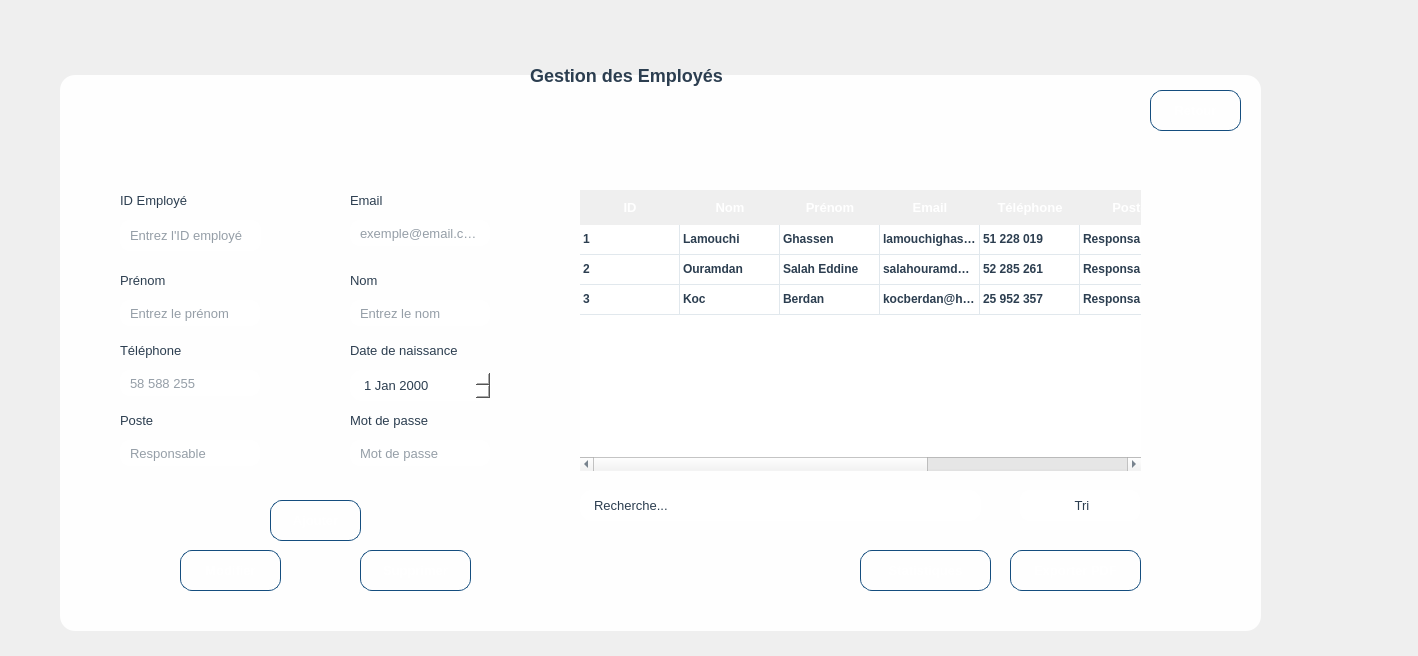
<?xml version="1.0" encoding="UTF-8"?>
<ui version="4.0">
 <class>employe</class>
 <widget class="QWidget" name="employe">
  <property name="geometry">
   <rect>
    <x>0</x>
    <y>0</y>
    <width>1418</width>
    <height>656</height>
   </rect>
  </property>
  <property name="windowTitle">
   <string>gestion des employés</string>
  </property>
  <property name="styleSheet">
   <string notr="true">QWidget {
    background: qlineargradient(x1:0, y1:0, x2:1, y2:1,
        stop:0 #f0f2f5, stop:1 #e1e8ed);
    color: #2c3e50;
    font-family: 'Segoe UI', Arial, sans-serif;
    font-size: 13px;
}</string>
  </property>
  <widget class="QLabel" name="label">
   <property name="geometry">
    <rect>
     <x>0</x>
     <y>-10</y>
     <width>111</width>
     <height>91</height>
    </rect>
   </property>
   <property name="text">
    <string/>
   </property>
   <property name="pixmap">
    <pixmap>:/Downloads/554337631_1437269814008871_8043664467412301076_n.png</pixmap>
   </property>
   <property name="scaledContents">
    <bool>true</bool>
   </property>
  </widget>
  <widget class="QGroupBox" name="gestion">
   <property name="geometry">
    <rect>
     <x>60</x>
     <y>60</y>
     <width>1201</width>
     <height>571</height>
    </rect>
   </property>
   <property name="styleSheet">
    <string notr="true">QGroupBox {
    font-weight: bold;
    font-size: 16px;
    color: #2c3e50;
    border: 3px solid qlineargradient(x1:0, y1:0, x2:1, y2:0,
        stop:0 #43cea2, stop:1 #185a9d);
    border-radius: 15px;
    margin-top: 15px;
    padding-top: 15px;
    background: rgba(255, 255, 255, 0.95);
}

QGroupBox::title {
    subcontrol-origin: margin;
    left: 15px;
    padding: 0 8px 0 8px;
    background: white;
    color: #2c3e50;
    font-weight: bold;
    font-size: 16px;
}
</string>
   </property>
   <property name="title">
    <string/>
   </property>
   <widget class="QLabel" name="label_2">
    <property name="geometry">
     <rect>
      <x>60</x>
      <y>130</y>
      <width>71</width>
      <height>20</height>
     </rect>
    </property>
    <property name="text">
     <string>ID Employé</string>
    </property>
   </widget>
   <widget class="QLineEdit" name="lineEdit">
    <property name="geometry">
     <rect>
      <x>60</x>
      <y>160</y>
      <width>141</width>
      <height>31</height>
     </rect>
    </property>
    <property name="styleSheet">
     <string notr="true">QLineEdit {
    border: 2px solid qlineargradient(x1:0, y1:0, x2:1, y2:0,
        stop:0 #43cea2, stop:1 #185a9d);
    border-radius: 10px;
    padding: 4px 8px;
    background: white;
    color: #2c3e50;
    min-width: 120px;
    max-width: 200px;
    height: 24px;
    selection-background-color: #43cea2;
    selection-color: white;
}

/* Focus */
QLineEdit:focus {
    border: 2px solid qlineargradient(x1:0, y1:0, x2:1, y2:0,
        stop:0 #ff4b1f, stop:1 #ffc837);
    box-shadow: 0 0 4px rgba(255, 107, 53, 0.6);
}

/* Hover */
QLineEdit:hover {
    border: 2px solid #43cea2;
    box-shadow: 0 0 4px rgba(67, 206, 162, 0.6);
}

/* Placeholder text */
QLineEdit[placeholderText]:empty {
    color: #95a5a6;
}
</string>
    </property>
    <property name="placeholderText">
     <string>Entrez l'ID employé</string>
    </property>
   </widget>
   <widget class="QLabel" name="label_3">
    <property name="geometry">
     <rect>
      <x>290</x>
      <y>210</y>
      <width>63</width>
      <height>20</height>
     </rect>
    </property>
    <property name="text">
     <string>Nom</string>
    </property>
   </widget>
   <widget class="QLineEdit" name="lineEdit_2">
    <property name="geometry">
     <rect>
      <x>290</x>
      <y>240</y>
      <width>140</width>
      <height>26</height>
     </rect>
    </property>
    <property name="styleSheet">
     <string notr="true">QLineEdit {
    border: 2px solid qlineargradient(x1:0, y1:0, x2:1, y2:0,
        stop:0 #43cea2, stop:1 #185a9d);
    border-radius: 10px;
    padding: 4px 8px;
    background: white;
    color: #2c3e50;
    min-width: 120px;
    max-width: 200px;
    height: 24px;
    selection-background-color: #43cea2;
    selection-color: white;
}

/* Focus */
QLineEdit:focus {
    border: 2px solid qlineargradient(x1:0, y1:0, x2:1, y2:0,
        stop:0 #ff4b1f, stop:1 #ffc837);
    box-shadow: 0 0 4px rgba(255, 107, 53, 0.6);
}

/* Hover */
QLineEdit:hover {
    border: 2px solid #43cea2;
    box-shadow: 0 0 4px rgba(67, 206, 162, 0.6);
}

/* Placeholder text */
QLineEdit[placeholderText]:empty {
    color: #95a5a6;
}
</string>
    </property>
    <property name="placeholderText">
     <string>Entrez le nom</string>
    </property>
   </widget>
   <widget class="QLabel" name="label_4">
    <property name="geometry">
     <rect>
      <x>60</x>
      <y>210</y>
      <width>63</width>
      <height>20</height>
     </rect>
    </property>
    <property name="text">
     <string>Prénom</string>
    </property>
   </widget>
   <widget class="QLineEdit" name="lineEdit_4">
    <property name="geometry">
     <rect>
      <x>60</x>
      <y>240</y>
      <width>140</width>
      <height>26</height>
     </rect>
    </property>
    <property name="styleSheet">
     <string notr="true">QLineEdit {
    border: 2px solid qlineargradient(x1:0, y1:0, x2:1, y2:0,
        stop:0 #43cea2, stop:1 #185a9d);
    border-radius: 10px;
    padding: 4px 8px;
    background: white;
    color: #2c3e50;
    min-width: 120px;
    max-width: 200px;
    height: 24px;
    selection-background-color: #43cea2;
    selection-color: white;
}

/* Focus */
QLineEdit:focus {
    border: 2px solid qlineargradient(x1:0, y1:0, x2:1, y2:0,
        stop:0 #ff4b1f, stop:1 #ffc837);
    box-shadow: 0 0 4px rgba(255, 107, 53, 0.6);
}

/* Hover */
QLineEdit:hover {
    border: 2px solid #43cea2;
    box-shadow: 0 0 4px rgba(67, 206, 162, 0.6);
}

/* Placeholder text */
QLineEdit[placeholderText]:empty {
    color: #95a5a6;
}
</string>
    </property>
    <property name="placeholderText">
     <string>Entrez le prénom</string>
    </property>
   </widget>
   <widget class="QLabel" name="label_5">
    <property name="geometry">
     <rect>
      <x>290</x>
      <y>280</y>
      <width>131</width>
      <height>20</height>
     </rect>
    </property>
    <property name="text">
     <string>Date de naissance</string>
    </property>
   </widget>
   <widget class="QLabel" name="label_6">
    <property name="geometry">
     <rect>
      <x>290</x>
      <y>130</y>
      <width>63</width>
      <height>20</height>
     </rect>
    </property>
    <property name="text">
     <string>Email</string>
    </property>
   </widget>
   <widget class="QLineEdit" name="lineEdit_7">
    <property name="geometry">
     <rect>
      <x>290</x>
      <y>160</y>
      <width>140</width>
      <height>26</height>
     </rect>
    </property>
    <property name="styleSheet">
     <string notr="true">QLineEdit {
    border: 2px solid qlineargradient(x1:0, y1:0, x2:1, y2:0,
        stop:0 #43cea2, stop:1 #185a9d);
    border-radius: 10px;
    padding: 4px 8px;
    background: white;
    color: #2c3e50;
    min-width: 120px;
    max-width: 200px;
    height: 24px;
    selection-background-color: #43cea2;
    selection-color: white;
}

/* Focus */
QLineEdit:focus {
    border: 2px solid qlineargradient(x1:0, y1:0, x2:1, y2:0,
        stop:0 #ff4b1f, stop:1 #ffc837);
    box-shadow: 0 0 4px rgba(255, 107, 53, 0.6);
}

/* Hover */
QLineEdit:hover {
    border: 2px solid #43cea2;
    box-shadow: 0 0 4px rgba(67, 206, 162, 0.6);
}

/* Placeholder text */
QLineEdit[placeholderText]:empty {
    color: #95a5a6;
}
</string>
    </property>
    <property name="placeholderText">
     <string>exemple@email.com</string>
    </property>
   </widget>
   <widget class="QLabel" name="label_7">
    <property name="geometry">
     <rect>
      <x>60</x>
      <y>280</y>
      <width>81</width>
      <height>21</height>
     </rect>
    </property>
    <property name="text">
     <string>Téléphone</string>
    </property>
   </widget>
   <widget class="QLineEdit" name="lineEdit_5">
    <property name="geometry">
     <rect>
      <x>60</x>
      <y>310</y>
      <width>140</width>
      <height>26</height>
     </rect>
    </property>
    <property name="styleSheet">
     <string notr="true">QLineEdit {
    border: 2px solid qlineargradient(x1:0, y1:0, x2:1, y2:0,
        stop:0 #43cea2, stop:1 #185a9d);
    border-radius: 10px;
    padding: 4px 8px;
    background: white;
    color: #2c3e50;
    min-width: 120px;
    max-width: 200px;
    height: 24px;
    selection-background-color: #43cea2;
    selection-color: white;
}

/* Focus */
QLineEdit:focus {
    border: 2px solid qlineargradient(x1:0, y1:0, x2:1, y2:0,
        stop:0 #ff4b1f, stop:1 #ffc837);
    box-shadow: 0 0 4px rgba(255, 107, 53, 0.6);
}

/* Hover */
QLineEdit:hover {
    border: 2px solid #43cea2;
    box-shadow: 0 0 4px rgba(67, 206, 162, 0.6);
}

/* Placeholder text */
QLineEdit[placeholderText]:empty {
    color: #95a5a6;
}
</string>
    </property>
    <property name="placeholderText">
     <string>58 588 255</string>
    </property>
   </widget>
   <widget class="QLabel" name="label_8">
    <property name="geometry">
     <rect>
      <x>60</x>
      <y>350</y>
      <width>63</width>
      <height>20</height>
     </rect>
    </property>
    <property name="text">
     <string>Poste</string>
    </property>
   </widget>
   <widget class="QLineEdit" name="lineEdit_6">
    <property name="geometry">
     <rect>
      <x>60</x>
      <y>380</y>
      <width>140</width>
      <height>26</height>
     </rect>
    </property>
    <property name="styleSheet">
     <string notr="true">QLineEdit {
    border: 2px solid qlineargradient(x1:0, y1:0, x2:1, y2:0,
        stop:0 #43cea2, stop:1 #185a9d);
    border-radius: 10px;
    padding: 4px 8px;
    background: white;
    color: #2c3e50;
    min-width: 120px;
    max-width: 200px;
    height: 24px;
    selection-background-color: #43cea2;
    selection-color: white;
}

/* Focus */
QLineEdit:focus {
    border: 2px solid qlineargradient(x1:0, y1:0, x2:1, y2:0,
        stop:0 #ff4b1f, stop:1 #ffc837);
    box-shadow: 0 0 4px rgba(255, 107, 53, 0.6);
}

/* Hover */
QLineEdit:hover {
    border: 2px solid #43cea2;
    box-shadow: 0 0 4px rgba(67, 206, 162, 0.6);
}

/* Placeholder text */
QLineEdit[placeholderText]:empty {
    color: #95a5a6;
}
</string>
    </property>
    <property name="placeholderText">
     <string>Responsable</string>
    </property>
   </widget>
   <widget class="QLabel" name="label_9">
    <property name="geometry">
     <rect>
      <x>290</x>
      <y>350</y>
      <width>81</width>
      <height>21</height>
     </rect>
    </property>
    <property name="text">
     <string>Mot de passe</string>
    </property>
   </widget>
   <widget class="QLineEdit" name="lineEdit_8">
    <property name="geometry">
     <rect>
      <x>290</x>
      <y>380</y>
      <width>140</width>
      <height>26</height>
     </rect>
    </property>
    <property name="styleSheet">
     <string notr="true">QLineEdit {
    border: 2px solid qlineargradient(x1:0, y1:0, x2:1, y2:0,
        stop:0 #43cea2, stop:1 #185a9d);
    border-radius: 10px;
    padding: 4px 8px;
    background: white;
    color: #2c3e50;
    min-width: 120px;
    max-width: 200px;
    height: 24px;
    selection-background-color: #43cea2;
    selection-color: white;
}

/* Focus */
QLineEdit:focus {
    border: 2px solid qlineargradient(x1:0, y1:0, x2:1, y2:0,
        stop:0 #ff4b1f, stop:1 #ffc837);
    box-shadow: 0 0 4px rgba(255, 107, 53, 0.6);
}

/* Hover */
QLineEdit:hover {
    border: 2px solid #43cea2;
    box-shadow: 0 0 4px rgba(67, 206, 162, 0.6);
}

/* Placeholder text */
QLineEdit[placeholderText]:empty {
    color: #95a5a6;
}
</string>
    </property>
    <property name="echoMode">
     <enum>QLineEdit::EchoMode::Password</enum>
    </property>
    <property name="placeholderText">
     <string>Mot de passe</string>
    </property>
   </widget>
   <widget class="QTableWidget" name="tableWidget">
    <property name="geometry">
     <rect>
      <x>520</x>
      <y>130</y>
      <width>561</width>
      <height>281</height>
     </rect>
    </property>
    <property name="styleSheet">
     <string notr="true">QTableWidget {
    background: white;
    border: 2px solid qlineargradient(x1:0, y1:0, x2:1, y2:0,
        stop:0 #43cea2, stop:1 #185a9d);
    border-radius: 12px;
    gridline-color: #e1e8ed;
    selection-background-color: #43cea2;
    selection-color: white;
    font-size: 12px;
    font-weight: 500;
}

/* En-têtes */
QHeaderView::section {
    background: qlineargradient(x1:0, y1:0, x2:1, y2:0,
        stop:0 #43cea2, stop:1 #185a9d);
    color: white;
    padding: 8px 12px;
    border: none;
    font-weight: bold;
    font-size: 13px;
    text-align: center;
}

/* Lignes alternées */
QTableWidget::item:alternate {
    background: #f8f9fa;
}

/* Hover sur les lignes */
QTableWidget::item:hover {
    background: #e3f2fd;
    color: #1976d2;
}

/* Sélection */
QTableWidget::item:selected {
    background: #43cea2;
    color: white;
}

/* Scrollbar */
QScrollBar:vertical {
    background: #f0f2f5;
    width: 12px;
    border-radius: 6px;
    margin: 0px;
}

QScrollBar::handle:vertical {
    background: #43cea2;
    border-radius: 6px;
    min-height: 20px;
}

QScrollBar::handle:vertical:hover {
    background: #185a9d;
}

QScrollBar::add-line:vertical, QScrollBar::sub-line:vertical {
    height: 0px;
}
</string>
    </property>
    <attribute name="horizontalHeaderVisible">
     <bool>true</bool>
    </attribute>
    <attribute name="verticalHeaderVisible">
     <bool>false</bool>
    </attribute>
    <row>
     <property name="text">
      <string>****</string>
     </property>
    </row>
    <row>
     <property name="text">
      <string>****</string>
     </property>
    </row>
    <row>
     <property name="text">
      <string>****</string>
     </property>
    </row>
    <column>
     <property name="text">
      <string>ID</string>
     </property>
    </column>
    <column>
     <property name="text">
      <string>Nom</string>
     </property>
    </column>
    <column>
     <property name="text">
      <string>Prénom</string>
     </property>
    </column>
    <column>
     <property name="text">
      <string>Email</string>
     </property>
    </column>
    <column>
     <property name="text">
      <string>Téléphone</string>
     </property>
    </column>
    <column>
     <property name="text">
      <string>Poste</string>
     </property>
    </column>
    <column>
     <property name="text">
      <string>Date de naissance</string>
     </property>
    </column>
    <column>
     <property name="text">
      <string>Mot de passe</string>
     </property>
    </column>
    <item row="0" column="0">
     <property name="text">
      <string>1</string>
     </property>
    </item>
    <item row="0" column="1">
     <property name="text">
      <string>Lamouchi </string>
     </property>
    </item>
    <item row="0" column="2">
     <property name="text">
      <string>Ghassen</string>
     </property>
    </item>
    <item row="0" column="3">
     <property name="text">
      <string>lamouchighassen@gmail.com</string>
     </property>
    </item>
    <item row="0" column="4">
     <property name="text">
      <string>51 228 019</string>
     </property>
    </item>
    <item row="0" column="5">
     <property name="text">
      <string>Responsable</string>
     </property>
    </item>
    <item row="0" column="6">
     <property name="text">
      <string>13/02/2003</string>
     </property>
    </item>
    <item row="0" column="7">
     <property name="text">
      <string>*********</string>
     </property>
    </item>
    <item row="1" column="0">
     <property name="text">
      <string>2</string>
     </property>
    </item>
    <item row="1" column="1">
     <property name="text">
      <string>Ouramdan</string>
     </property>
    </item>
    <item row="1" column="2">
     <property name="text">
      <string>Salah Eddine</string>
     </property>
    </item>
    <item row="1" column="3">
     <property name="text">
      <string>salahouramdan@outlook.fr</string>
     </property>
    </item>
    <item row="1" column="4">
     <property name="text">
      <string>52 285 261</string>
     </property>
    </item>
    <item row="1" column="5">
     <property name="text">
      <string>Responsable</string>
     </property>
    </item>
    <item row="1" column="6">
     <property name="text">
      <string>23/10/1999</string>
     </property>
    </item>
    <item row="1" column="7">
     <property name="text">
      <string>*********</string>
     </property>
    </item>
    <item row="2" column="0">
     <property name="text">
      <string>3</string>
     </property>
    </item>
    <item row="2" column="1">
     <property name="text">
      <string>Koc</string>
     </property>
    </item>
    <item row="2" column="2">
     <property name="text">
      <string>Berdan</string>
     </property>
    </item>
    <item row="2" column="3">
     <property name="text">
      <string>kocberdan@hotmail.fr</string>
     </property>
    </item>
    <item row="2" column="4">
     <property name="text">
      <string>25 952 357</string>
     </property>
    </item>
    <item row="2" column="5">
     <property name="text">
      <string>Responsable</string>
     </property>
    </item>
    <item row="2" column="6">
     <property name="text">
      <string>31/12/1999</string>
     </property>
    </item>
    <item row="2" column="7">
     <property name="text">
      <string>*********</string>
     </property>
    </item>
   </widget>
   <widget class="QLabel" name="label_10">
    <property name="geometry">
     <rect>
      <x>470</x>
      <y>0</y>
      <width>201</width>
      <height>31</height>
     </rect>
    </property>
    <property name="styleSheet">
     <string notr="true">QLabel {
    color: #2c3e50;
    font-size: 18px;
    font-weight: bold;
    background: transparent;
    border: none;
    padding: 0px;
}</string>
    </property>
    <property name="text">
     <string>Gestion des Employés</string>
    </property>
   </widget>
   <widget class="QPushButton" name="BretourEmploye">
    <property name="geometry">
     <rect>
      <x>1090</x>
      <y>30</y>
      <width>91</width>
      <height>41</height>
     </rect>
    </property>
    <property name="styleSheet">
     <string notr="true">QPushButton {
    background: qlineargradient(x1:0, y1:0, x2:1, y2:0,
        stop:0 #43cea2,
        stop:1 #185a9d
    );
    color: white;
    border-radius: 12px;
    padding: 10px 22px;
    font-weight: bold;
    border: 1px solid #144d7e;
}

/* Hover : dégradé de rouges uniquement */
QPushButton:hover {
    background: qlineargradient(x1:0, y1:0, x2:1, y2:0,
        stop:0 #ff0000,   /* rouge vif */
        stop:0.5 #cc0000, /* rouge moyen */
        stop:1 #990000    /* rouge foncé */
    );
    border: 1px solid #800000; /* bordure assortie au dégradé */
    color: white;               /* texte reste blanc */
}</string>
    </property>
    <property name="text">
     <string>Retour</string>
    </property>
   </widget>
   <widget class="QPushButton" name="pushButton_11">
    <property name="geometry">
     <rect>
      <x>120</x>
      <y>490</y>
      <width>101</width>
      <height>41</height>
     </rect>
    </property>
    <property name="styleSheet">
     <string notr="true">QPushButton {
    background: qlineargradient(x1:0, y1:0, x2:1, y2:0,
        stop:0 #43cea2,
        stop:1 #185a9d
    );
    color: white;
    border-radius: 12px;
    padding: 10px 22px;
    font-weight: bold;
    border: 1px solid #144d7e;
}

QPushButton:hover {
    background: qlineargradient(x1:0, y1:0, x2:1, y2:0,
        stop:0 #ff4e50,   /* rouge vif */
        stop:0.5 #fc913a, /* orange vif */
        stop:1 #f9d423   /* jaune lumineux */
    );
    border: 1px solid #e04b3f; /* bordure assortie au feu */
}
</string>
    </property>
    <property name="text">
     <string>Modifier</string>
    </property>
   </widget>
   <widget class="QPushButton" name="pushButton_8">
    <property name="geometry">
     <rect>
      <x>300</x>
      <y>490</y>
      <width>111</width>
      <height>41</height>
     </rect>
    </property>
    <property name="styleSheet">
     <string notr="true">QPushButton {
    background: qlineargradient(x1:0, y1:0, x2:1, y2:0,
        stop:0 #43cea2,
        stop:1 #185a9d
    );
    color: white;
    border-radius: 12px;
    padding: 10px 22px;
    font-weight: bold;
    border: 1px solid #144d7e;
}

QPushButton:hover {
    background: qlineargradient(x1:0, y1:0, x2:1, y2:0,
        stop:0 #ff4e50,   /* rouge vif */
        stop:0.5 #fc913a, /* orange vif */
        stop:1 #f9d423   /* jaune lumineux */
    );
    border: 1px solid #e04b3f; /* bordure assortie au feu */
}
</string>
    </property>
    <property name="text">
     <string>Supprimer</string>
    </property>
   </widget>
   <widget class="QPushButton" name="pushButton_9">
    <property name="geometry">
     <rect>
      <x>210</x>
      <y>440</y>
      <width>91</width>
      <height>41</height>
     </rect>
    </property>
    <property name="styleSheet">
     <string notr="true">QPushButton {
    background: qlineargradient(x1:0, y1:0, x2:1, y2:0,
        stop:0 #43cea2,
        stop:1 #185a9d
    );
    color: white;
    border-radius: 12px;
    padding: 10px 22px;
    font-weight: bold;
    border: 1px solid #144d7e;
}

QPushButton:hover {
    background: qlineargradient(x1:0, y1:0, x2:1, y2:0,
        stop:0 #ff4e50,   /* rouge vif */
        stop:0.5 #fc913a, /* orange vif */
        stop:1 #f9d423   /* jaune lumineux */
    );
    border: 1px solid #e04b3f; /* bordure assortie au feu */
}
</string>
    </property>
    <property name="text">
     <string>Ajouter</string>
    </property>
   </widget>
   <widget class="QPushButton" name="pushButton_7">
    <property name="geometry">
     <rect>
      <x>800</x>
      <y>490</y>
      <width>131</width>
      <height>41</height>
     </rect>
    </property>
    <property name="styleSheet">
     <string notr="true">QPushButton {
    background: qlineargradient(x1:0, y1:0, x2:1, y2:0,
        stop:0 #43cea2,
        stop:1 #185a9d
    );
    color: white;
    border-radius: 12px;
    padding: 10px 22px;
    font-weight: bold;
    border: 1px solid #144d7e;
}

QPushButton:hover {
    background: qlineargradient(x1:0, y1:0, x2:1, y2:0,
        stop:0 #ff4e50,   /* rouge vif */
        stop:0.5 #fc913a, /* orange vif */
        stop:1 #f9d423   /* jaune lumineux */
    );
    border: 1px solid #e04b3f; /* bordure assortie au feu */
}
</string>
    </property>
    <property name="text">
     <string>Statistiques</string>
    </property>
   </widget>
   <widget class="QPushButton" name="pushButton_10">
    <property name="geometry">
     <rect>
      <x>950</x>
      <y>490</y>
      <width>131</width>
      <height>41</height>
     </rect>
    </property>
    <property name="styleSheet">
     <string notr="true">QPushButton {
    background: qlineargradient(x1:0, y1:0, x2:1, y2:0,
        stop:0 #43cea2,
        stop:1 #185a9d
    );
    color: white;
    border-radius: 12px;
    padding: 10px 22px;
    font-weight: bold;
    border: 1px solid #144d7e;
}

QPushButton:hover {
    background: qlineargradient(x1:0, y1:0, x2:1, y2:0,
        stop:0 #ff4e50,   /* rouge vif */
        stop:0.5 #fc913a, /* orange vif */
        stop:1 #f9d423   /* jaune lumineux */
    );
    border: 1px solid #e04b3f; /* bordure assortie au feu */
}
</string>
    </property>
    <property name="text">
     <string>Exporter PDF</string>
    </property>
   </widget>
   <widget class="QLineEdit" name="lineEdit_3">
    <property name="geometry">
     <rect>
      <x>520</x>
      <y>430</y>
      <width>401</width>
      <height>31</height>
     </rect>
    </property>
    <property name="styleSheet">
     <string notr="true">QLineEdit {
    border: 2px solid qlineargradient(x1:0, y1:0, x2:1, y2:0,
        stop:0 #43cea2, stop:1 #185a9d);
    border-radius: 12px;
    padding: 6px 12px;
    background: white;
    color: #2c3e50;
}

QLineEdit:focus {
    border: 2px solid qlineargradient(x1:0, y1:0, x2:1, y2:0,
        stop:0 #ff4b1f, stop:1 #ffc837); /* style feu au focus */
}
</string>
    </property>
    <property name="text">
     <string>Recherche...</string>
    </property>
   </widget>
   <widget class="QComboBox" name="comboBox_2">
    <property name="geometry">
     <rect>
      <x>960</x>
      <y>430</y>
      <width>120</width>
      <height>31</height>
     </rect>
    </property>
    <property name="styleSheet">
     <string notr="true">QComboBox {
    border: 2px solid qlineargradient(x1:0, y1:0, x2:1, y2:0,
        stop:0 #43cea2, stop:1 #185a9d);
    border-radius: 10px;    /* un peu moins arrondi si tu veux */
    padding: 4px 8px;       /* moins d'espace intérieur */
    background: white;
    color: #2c3e50;
    min-width: 100px;       /* largeur minimale plus petite */
    max-width: 150px;       /* facultatif : limite largeur */
    height: 24px;           /* hauteur plus petite */
}

/* Drop-down (flèche) */
QComboBox::drop-down {
    subcontrol-origin: padding;
    subcontrol-position: top right;
    width: 20px;           /* réduit largeur flèche */
    border: none;
    background: transparent;
}

QComboBox::down-arrow {
    width: 12px;
    height: 12px;
}

/* Hover et focus restent inchangés */
QComboBox:focus {
    border: 2px solid qlineargradient(x1:0, y1:0, x2:1, y2:0,
        stop:0 #ff4b1f, stop:1 #ffc837);
    box-shadow: 0 0 4px rgba(255, 107, 53, 0.6);
}

QComboBox:hover {
    border: 2px solid #43cea2;
    box-shadow: 0 0 4px rgba(67, 206, 162, 0.6);
}

/* Menu déroulant */
QComboBox QAbstractItemView {
    background: white;
    border: 1px solid #43cea2;
    selection-background-color: #43cea2;
    selection-color: white;
}</string>
    </property>
    <item>
     <property name="text">
      <string>             Tri</string>
     </property>
    </item>
    <item>
     <property name="text">
      <string>Croissant</string>
     </property>
    </item>
    <item>
     <property name="text">
      <string>Décroissant</string>
     </property>
    </item>
   </widget>
   <widget class="QDateEdit" name="dateEdit">
    <property name="geometry">
     <rect>
      <x>290</x>
      <y>310</y>
      <width>141</width>
      <height>31</height>
     </rect>
    </property>
    <property name="styleSheet">
     <string notr="true">QDateEdit {
    border: 2px solid qlineargradient(x1:0, y1:0, x2:1, y2:0,
        stop:0 #43cea2, stop:1 #185a9d);
    border-radius: 12px;
    padding: 6px 12px;
    background: white;
    color: #2c3e50;
}

QDateEdit:focus {
    border: 2px solid qlineargradient(x1:0, y1:0, x2:1, y2:0,
        stop:0 #ff4b1f, stop:1 #ffc837); /* effet feu au focus */
}</string>
    </property>
   </widget>
  </widget>
 </widget>
 <resources/>
 <connections/>
</ui>
